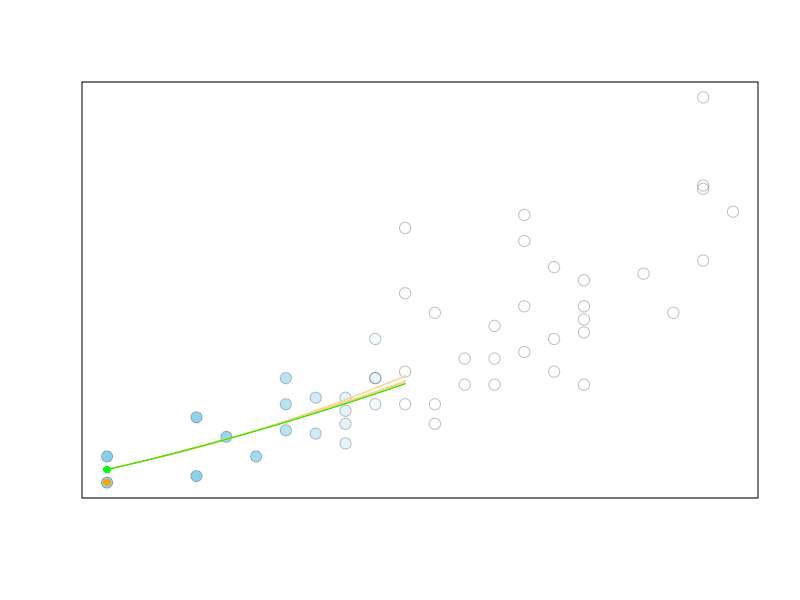
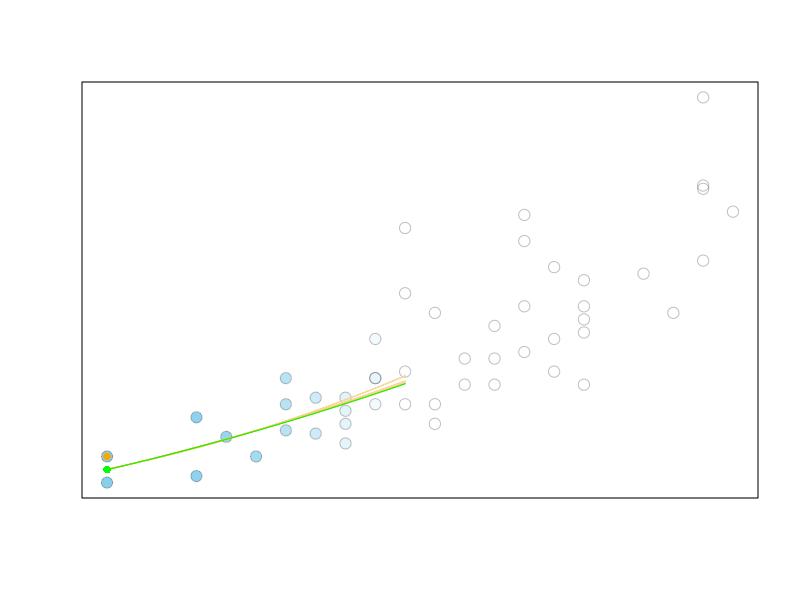
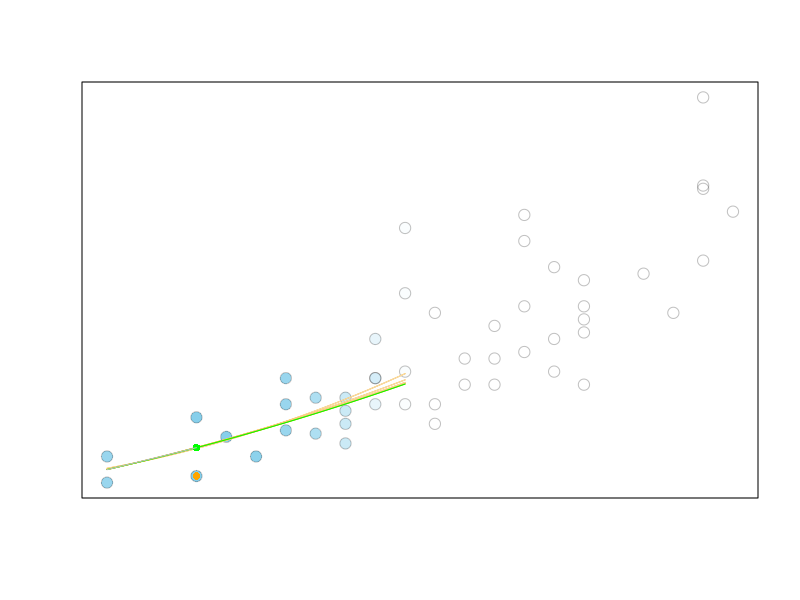
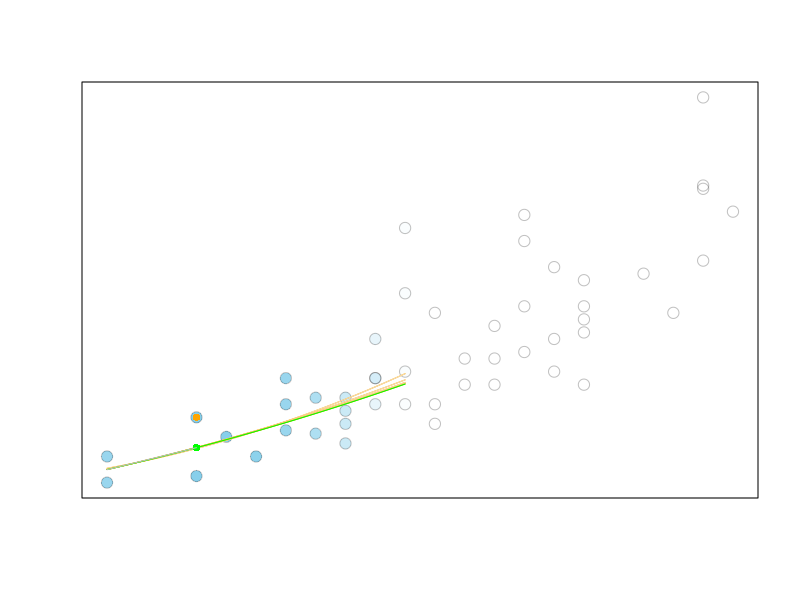
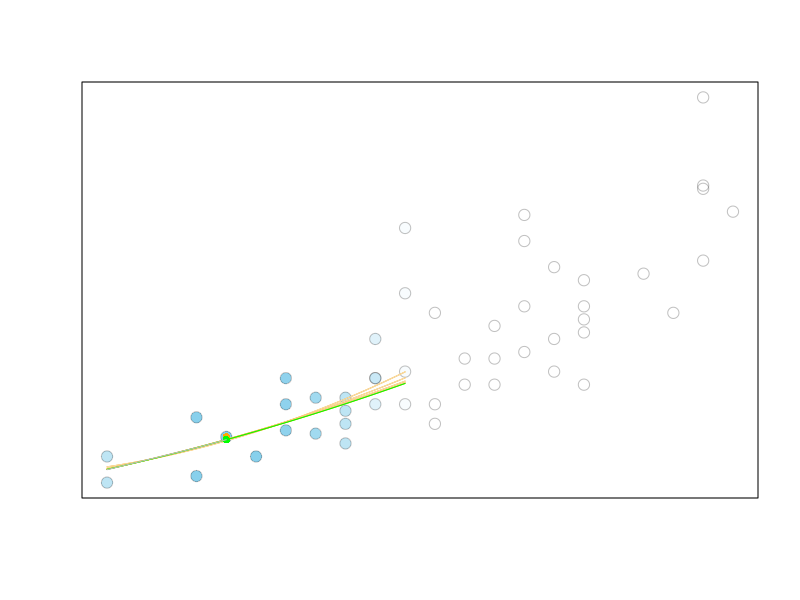
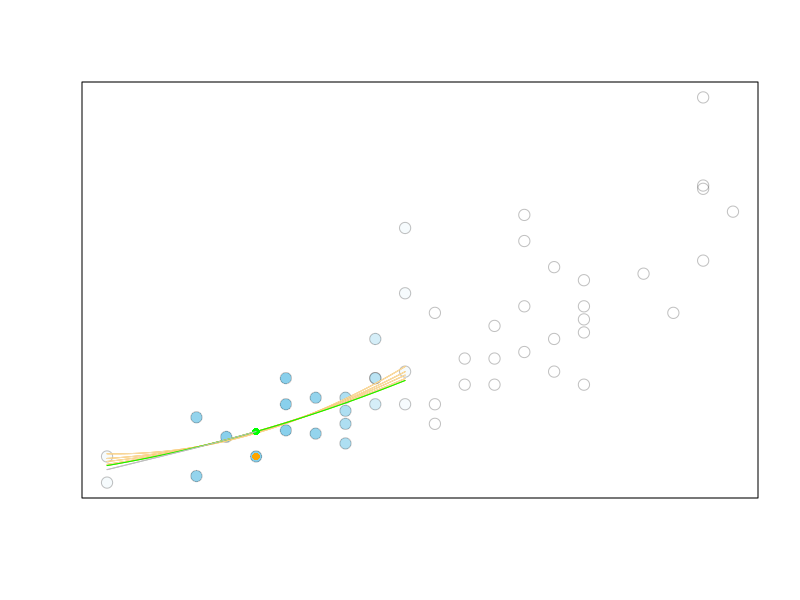
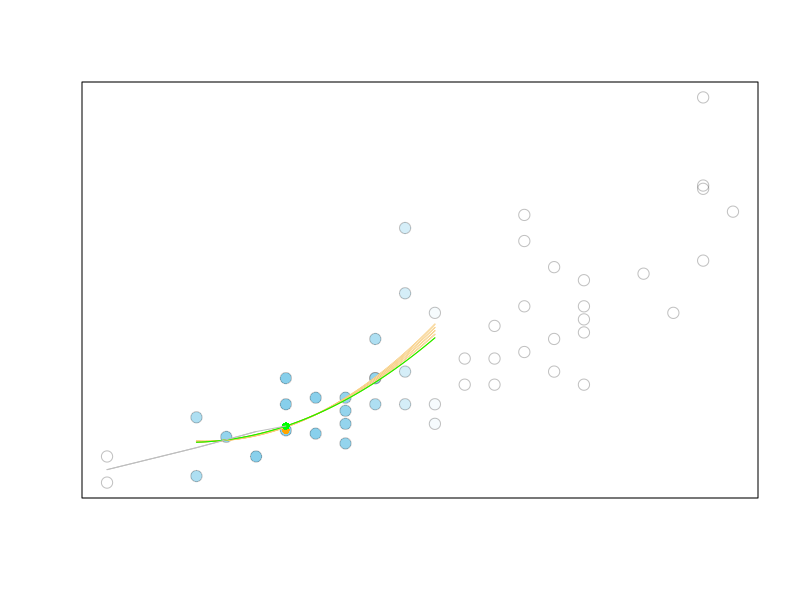
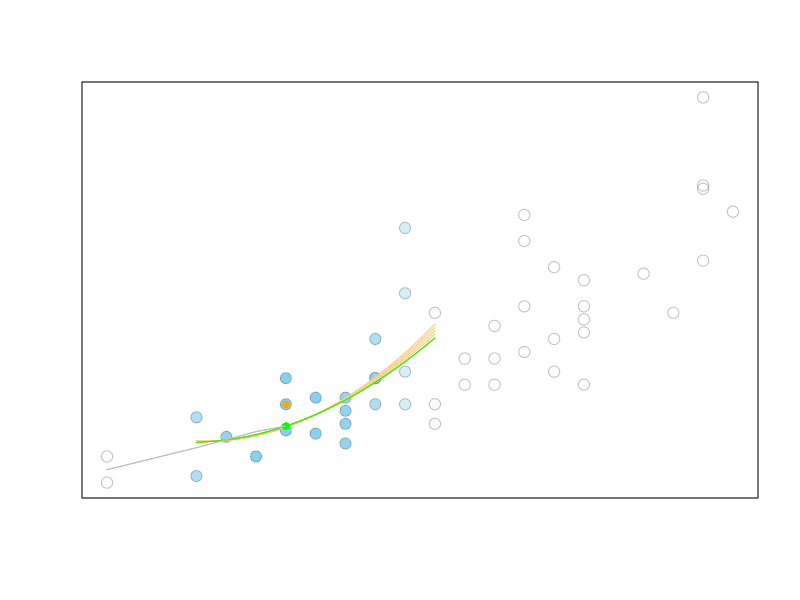

Here is the R script that generated these plots, in order:


#for loess curves change it all to quadratics
#make all lm and line quadratic


# Get some data for X and Y
X <- cars$speed
Y <- cars$dist

# Ensure the data has no missing values in any of the X,Y pairs
keep <- which(!is.na(X) & !is.na(Y))
X <- X[keep]
Y <- Y[keep]

# Decide on the fraction of points to use for the local regressions
f <- 1/2

# Identify the total sample size and sample size corresponding to f
n <- length(X) #total sample size
nn <- floor(n*f) #number of dots corresponding to percentage f

# Create storage for the lowess fitted-values
lfit <- rep(NA,n)

# Begin the for loop to compute lowess fitted-values
for (xc in 1:n){ #let each dot be the center dot, one at a time
  xdists <- X - X[xc]  #compute distance from all X-values to center dot x-value
  r <- sort(abs(xdists))[nn] #locate the nn"th" largest x-distance from center x-value
  xdists.nbrhd <- which(abs(xdists) < r) #identify x-values within the neighborhood
  w <- rep(0, length(xdists)) #initialize the weights for all x-values at 0
  w[xdists.nbrhd] <- (1 - abs(xdists[xdists.nbrhd]/r)^3)^3 #tri-cubic weight function 
  plot(Y ~ X, pch=21, bg=rgb(.53,.81,.92, w), #color dots by their weights
       col=rgb(.2,.2,.2,.3), cex=1.5, yaxt='n', xaxt='n', xlab="", ylab="")
  points(Y[xc] ~ X[xc], pch=16, col="orange") #add center dot to plot
  
  lmc <- lm(Y ~ X + I(X^2), weights=w) #run weighted regression
  
  curve(lmc$coef[1] + lmc$coef[2]*x + lmc$coef[3]*x^2, #draw line on neighborhood using from and to
        
        
        from=min(X[xdists.nbrhd]), to=max(X[xdists.nbrhd]), col="orange", add=TRUE)
  lines(lfit[1:xc] ~ X[1:xc], col="gray") #add lowess line up to current center dot
  #lines(lowess(X,Y), col=rgb(0.698,0.133,0.133,.2))
  cat("\n\n")
  readline(prompt=paste0("Center point is point #", xc, "... Press [enter] to continue..."))
  
  
  MADnotThereYet <- TRUE
  count <- 0
  while(MADnotThereYet){ #while loop will continue until "MadnotThereYet" becomes false
    
    readline(prompt=paste0("\n   Adjusting line to account for outliers in the y-direction... Press [enter] to continue..."))   
    
    # overwrite current regression to lighter color if new regression still needed:
    curve(lmc$coef[1] + lmc$coef[2]*x + lmc$coef[3]*x^2, from=min(X[xdists.nbrhd]), to=max(X[xdists.nbrhd]), col="wheat", add=TRUE)
    
    # update the weights
    MAD <- median(abs(lmc$res))
    resm <- lmc$res/(6*MAD)
    resm[resm>1] <- 1
    bisq <- (1-resm^2)^2
    w <- w*bisq
    obs <- coef(lmc)
    lmc <- lm(Y ~ X + I(X^2), weights=w)
    
    curve(lmc$coef[1] + lmc$coef[2]*x + lmc$coef[3]*x^2, from=min(X[xdists.nbrhd]), to=max(X[xdists.nbrhd]), col="orange", add=TRUE)
    
    #stopping criterion for the weighted regressions in y-direction
    count <- count + 1
    if ( (sum(abs(obs-lmc$coef))<.1) | (count > 3))
      MADnotThereYet <- FALSE
    
  }
  
  curve(lmc$coef[1] + lmc$coef[2]*x + lmc$coef[3]*x^2, from=min(X[xdists.nbrhd]), to=max(X[xdists.nbrhd]), col="green", add=TRUE)
  points(lmc$coef[1] + lmc$coef[2]*X[xc] + lmc$coef[3]*X[xc]^2 ~ X[xc], pch=16, col="green")
  
  
  readline(prompt=paste0("\n   Use final line to get fitted value for this point... Press [enter] to continue to next point..."))
  
  lfit[xc] <- predict(lmc, data.frame(X=X[xc]))
  lines(lfit[1:xc] ~ X[1:xc], col="gray")
  
  
  if (xc == n){
    readline(prompt=paste0("\n  Press [enter] to see actual Lowess curve..."))
    lines(lowess(X,Y, f=f), col="firebrick")
    legend("topleft", bty="n", legend="Actual lowess Curve using lowess(...)", col="firebrick", lty=1)
  }
  
  
}



